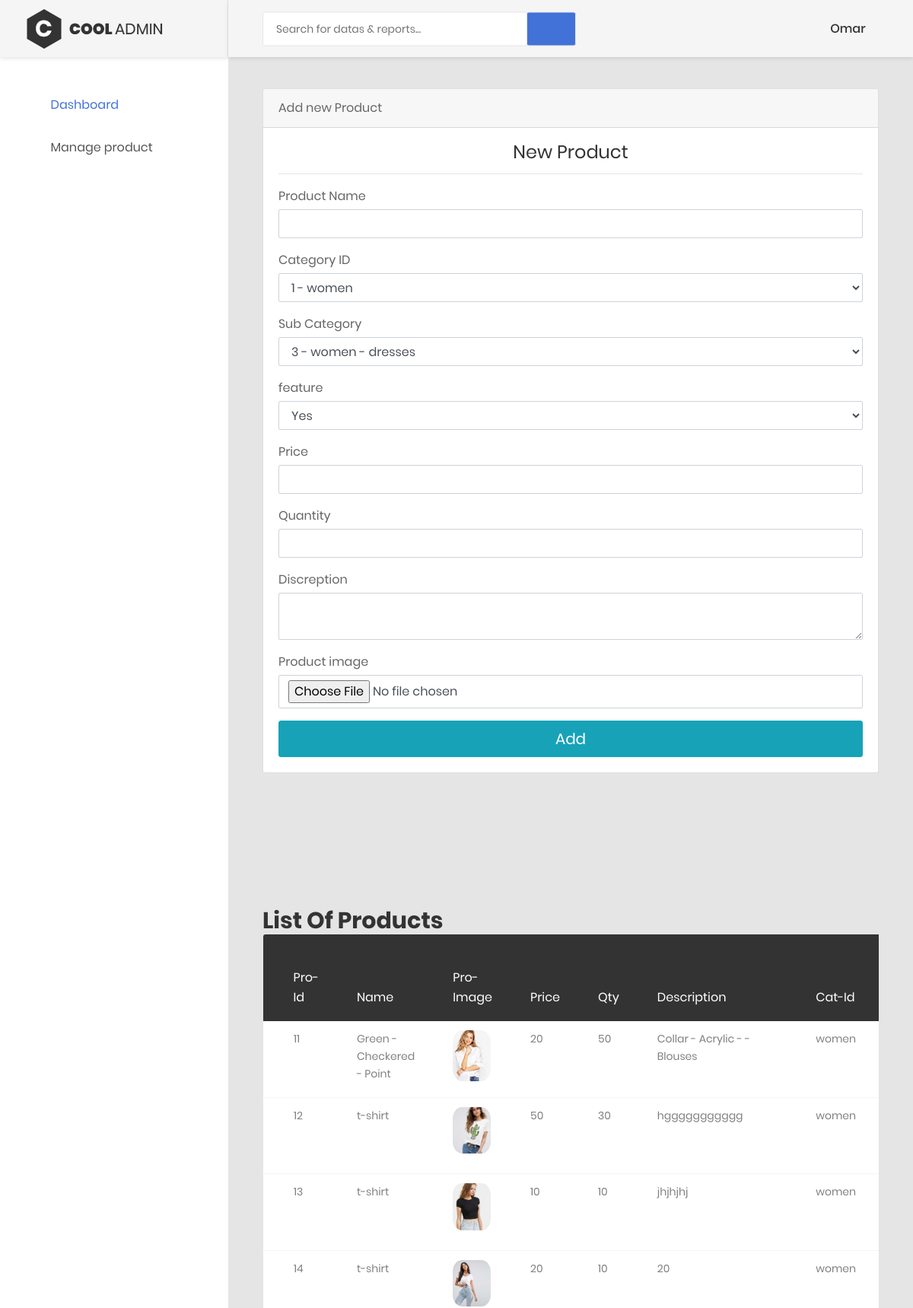
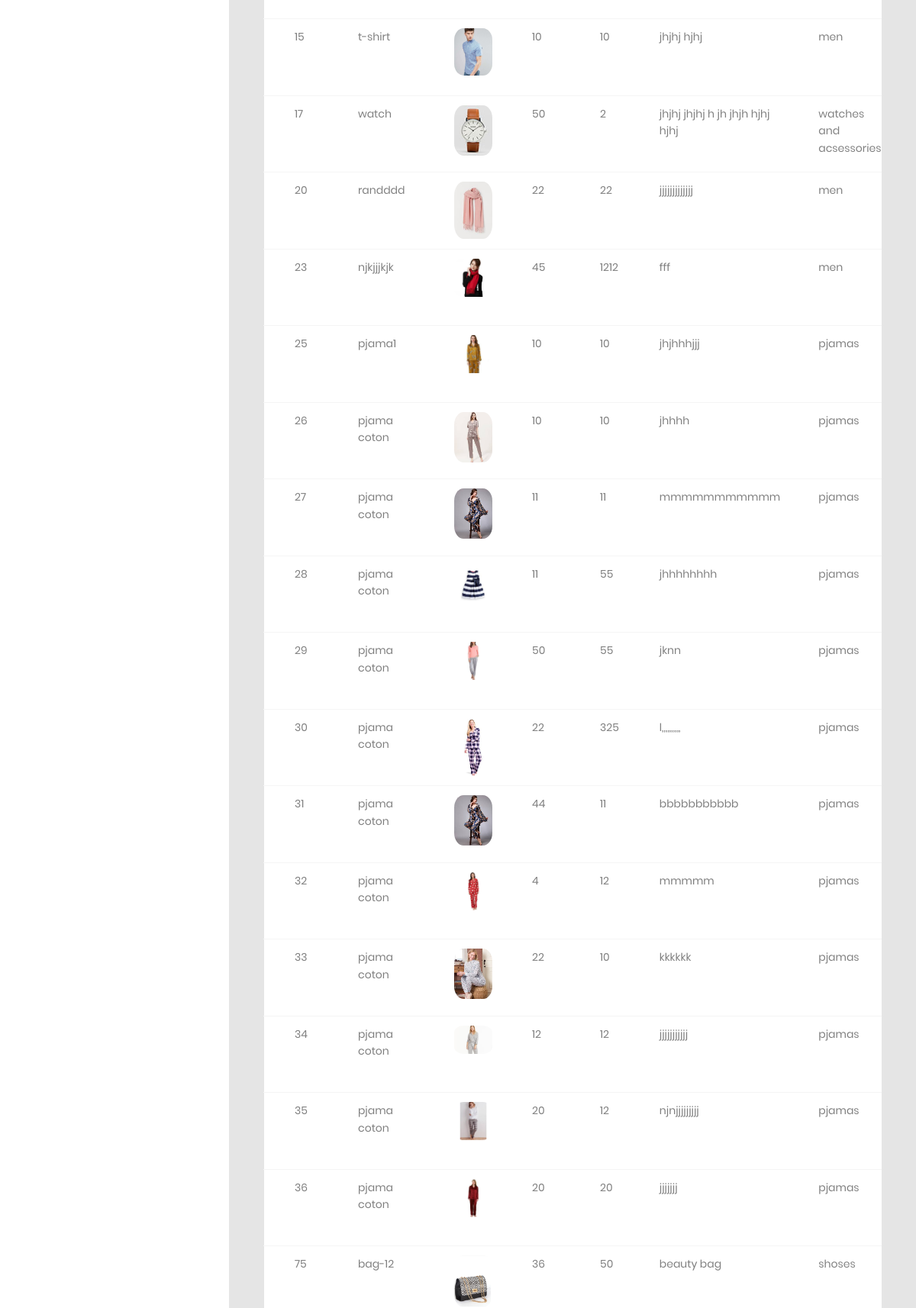
The app's page /vendores/manage_product.php (signed in, upper part) with its own data (2 pictures, top to bottom).
### tables this page shows
CREATE TABLE `products` (
  `product_id` int(9) NOT NULL,
  `product_name` varchar(100) NOT NULL,
  `product_image` varchar(1000) NOT NULL,
  `product_price` int(3) NOT NULL,
  `product_desc` text NOT NULL,
  `cat_id` int(6) NOT NULL,
  `sub_id` int(10) NOT NULL,
  `vendor_id` int(6) NOT NULL,
  `qty` int(100) NOT NULL,
  `date` timestamp NOT NULL DEFAULT CURRENT_TIMESTAMP ON UPDATE CURRENT_TIMESTAMP,
  `statuss` varchar(20) NOT NULL,
  `feature` varchar(10) NOT NULL
);

CREATE TABLE `category` (
  `cat_id` int(6) NOT NULL,
  `cat_name` varchar(70) NOT NULL,
  `cat_image` varchar(1000) NOT NULL,
  `cat_desc` varchar(80) NOT NULL
);

### vendores/manage_product.php (the view, shortened to what this page needs)
<?php
include ('../includes/vendor-header.php');
include ('../config/db.php');
?>
<div class="main-content">
                <div class="section__content section__content--p30">
                    <div class="container-fluid">
                        <div class="row">
                            <div class="col-lg-12">
                                <div class="card">
                                    <div class="card-header">Add new Product</div>
                                    <div class="card-body">
                                        <div class="card-title">
                                            <h3 class="text-center title-2">New Product</h3>
                                        </div>
                                        <hr>
                                        <form action="" method="post"  enctype="multipart/form-data">
                                            <div class="form-group">
                                                <label for="cc-payment" class="control-label mb-1">Product Name</label>
                                                <input id="cc-name" name="proname" type="text" class="form-control" required  value="">
                                            </div>
                                            <?php
                                          echo  '<div class="form-group has-success">';
                                          echo      '<label for="cc-name" class="control-label mb-1">Category ID </label>';
                                          echo      '<select id="cc-id" name="catid"   class="form-control cc-name valid" data-val="true" data-val-required="Please enter the name on category" required>';
                                                $query5="SELECT * FROM category";
                                                $result2=mysqli_query($conn,$query5);
                                                while($yy= mysqli_fetch_assoc($result2)){
                                                echo '<option >' . $yy['cat_id'] .' - '. $yy['cat_name'].'</option>';
                                            }
                                              echo  '</select>';
                                            echo   '</div>';
                                            ?>
                                            <?php
                                          echo  '<div class="form-group has-success">';
                                          echo      '<label for="cc-name" class="control-label mb-1">Sub Category  </label>';
                                          echo      '<select id="cc-id" name="subtid"   class="form-control cc-name valid" data-val="true" data-val-required="Please enter the name on category">';
                                               $query1="SELECT * FROM sub_category";
                                               $result=mysqli_query($conn,$query1);
                                            while($try= mysqli_fetch_assoc($result)){
                                                echo '<option >' . $try['sub_id'] .' - '. $try['cat_name'].' - '. $try['sub_cat_name'].'</option>';
                                            }
                                              echo  '</select>';
                                            echo   '</div>';
                                            ?>
                                         <div class="form-group has-success">
                                         <label for="cc-name" class="control-label mb-1">feature </label>
                                                <select id="cc-id" name="feature"   class="form-control cc-name valid" data-val="true" data-val-required="Please enter the name on category" required>
                                                <option id="yes" >Yes</option>
                                              </select>
                                            </div>
                                            <div class="form-group">
                                                <label for="cc-img" class="control-label mb-1">Price</label>
                                                <input id="cc-price" name="price" type="number" class="form-control cc-number identified visa" value="" data-val="true"
                                                  required  >
                                            </div>
                                            <div class="form-group">
                                                <label for="cc-img" class="control-label mb-1">Quantity</label>
                                                <input id="cc-price" name="qty" type="number" class="form-control cc-number identified visa" value="" data-val="true"
                                                required  >
                                            </div>
                                            <div class="form-group">
                                                <label for="cc-payment" class="control-label mb-1">Discreption</label>
                                                <textarea id="cc-name" name="descr" type="text" class="form-control" required value=""></textarea>
                                            </div>
                                            <div class="form-group">
                                                <label for="cc-image" class="control-label mb-1">Product image</label>
                                                <input id="cc-img" name="img" type="file" class="form-control" required  >
                                            </div>
                                            <div>
                                                <button id="payment-button" type="submit" class="btn btn-lg btn-info btn-block" name="sub" >
                                                    <span id="payment-button-amount">Add</span>
                                                </button>
                                            </div>
                                        </form>
                                    </div>
                                </div>
                            </div>
</div>
</div>
</div>
</div>
<div class="main-content">
                <div class="section__content section__content--p30">
                    <div class="container-fluid">
                      <div class="row m-t-30">
                            <div class="col-md-12">
                                <div class="table-responsive m-b-40">
                                    <table class="table table-borderless table-data3">
                                        <h2>List Of Products</h2>
                                        <thead>
                                            <tr>
                                                <th>pro-id</th>
                                                <th>Name</th>
                                                <th>pro-image</th>
                                                <th>price</th>
                                                <th>qty</th>
                                                <th>description</th>
                                                <th>Cat-id</th>
                                            </tr>
                                        </thead>
                                        <tbody>
                                           <?php
                                            $ven_id= $_SESSION['vid'];
                                            $query="SELECT * FROM products where vendor_id= $ven_id";
                                            $result=mysqli_query($conn,$query);
                                            while($pro= mysqli_fetch_assoc($result)){
                                                $query1="SELECT * FROM category WHERE cat_id=$pro[cat_id]";
                                                $result1=mysqli_query($conn,$query1);
                                                $try=mysqli_fetch_assoc($result1);
                                         echo ' <tr>';
                                         echo  "<td>{$pro['product_id']}</td>";
                                         echo "<td>{$pro['product_name']}</td>";
                                         echo "<td><img src='images/{$pro['product_image']}' style='width:50px;border-radius: 25%;'></td>";
                                         echo "<td>{$pro['product_price']}</td>";
                                         echo "<td>{$pro['qty']}</td>";
                                         echo  "<td>{$pro['product_desc']}</td>";
                                         echo  "<td>{$try['cat_name']}</td>";
                                          echo  '</tr>';
                                            }
                                            ?>
                                        </tbody>
                                    </table>
                                </div>
                            </div>
                        </div>
</div>
</div>
</div>
<?php include ('../includes/admain-footer.php'); ?>

### records on screen
products: product_id "11", product_name "Green - Checkered - Point", product_image (picture), product_price "20", qty "50", product_desc "Collar - Acrylic - - Blouses", cat.cat_name "women"
products: product_id "12", product_name "t-shirt", product_image (picture), product_price "50", qty "30", product_desc "hggggggggggg", cat.cat_name "women"
products: product_id "13", product_name "t-shirt", product_image (picture), product_price "10", qty "10", product_desc "jhjhjhj", cat.cat_name "women"
products: product_id "14", product_name "t-shirt", product_image (picture), product_price "20", qty "10", product_desc "20", cat.cat_name "women"
products: product_id "15", product_name "t-shirt", product_image (picture), product_price "10", qty "10", product_desc "jhjhj hjhj", cat.cat_name "men"
products: product_id "17", product_name "watch", product_image (picture), product_price "50", qty "2", product_desc "jhjhj jhjhj h jh jhjh hjhj hjhj", cat.cat_name "watches and acsessories"
products: product_id "20", product_name "randddd", product_image (picture), product_price "22", qty "22", product_desc "jjjjjjjjjjjjj", cat.cat_name "men"
products: product_id "23", product_name "njkjjjkjk", product_image (picture), product_price "45", qty "1212", product_desc "fff", cat.cat_name "men"
products: product_id "25", product_name "pjama1", product_image (picture), product_price "10", qty "10", product_desc "jhjhhhjjj", cat.cat_name "pjamas"
products: product_id "26", product_name "pjama coton", product_image (picture), product_price "10", qty "10", product_desc "jhhhh", cat.cat_name "pjamas"
products: product_id "27", product_name "pjama coton", product_image (picture), product_price "11", qty "11", product_desc "mmmmmmmmmmm", cat.cat_name "pjamas"
products: product_id "28", product_name "pjama coton", product_image (picture), product_price "11", qty "55", product_desc "jhhhhhhhh", cat.cat_name "pjamas"
products: product_id "29", product_name "pjama coton", product_image (picture), product_price "50", qty "55", product_desc "jknn", cat.cat_name "pjamas"
products: product_id "30", product_name "pjama coton", product_image (picture), product_price "22", qty "325", product_desc "l,,,,,,,,,,", cat.cat_name "pjamas"
products: product_id "31", product_name "pjama coton", product_image (picture), product_price "44", qty "11", product_desc "bbbbbbbbbbb", cat.cat_name "pjamas"
products: product_id "32", product_name "pjama coton", product_image (picture), product_price "4", qty "12", product_desc "mmmmm", cat.cat_name "pjamas"
products: product_id "33", product_name "pjama coton", product_image (picture), product_price "22", qty "10", product_desc "kkkkkk", cat.cat_name "pjamas"
products: product_id "34", product_name "pjama coton", product_image (picture), product_price "12", qty "12", product_desc "jjjjjjjjjjj", cat.cat_name "pjamas"
products: product_id "35", product_name "pjama coton", product_image (picture), product_price "20", qty "12", product_desc "njnjjjjjjjjj", cat.cat_name "pjamas"
products: product_id "36", product_name "pjama coton", product_image (picture), product_price "20", qty "20", product_desc "jjjjjjj", cat.cat_name "pjamas"
products: product_id "75", product_name "bag-12", product_image (picture), product_price "36", qty "50", product_desc "beauty bag", cat.cat_name "shoses"

### other values on screen
$_SESSION['vname'] "Omar"
form field catid "1 - women"
form field subtid "3 - women - dresses"
